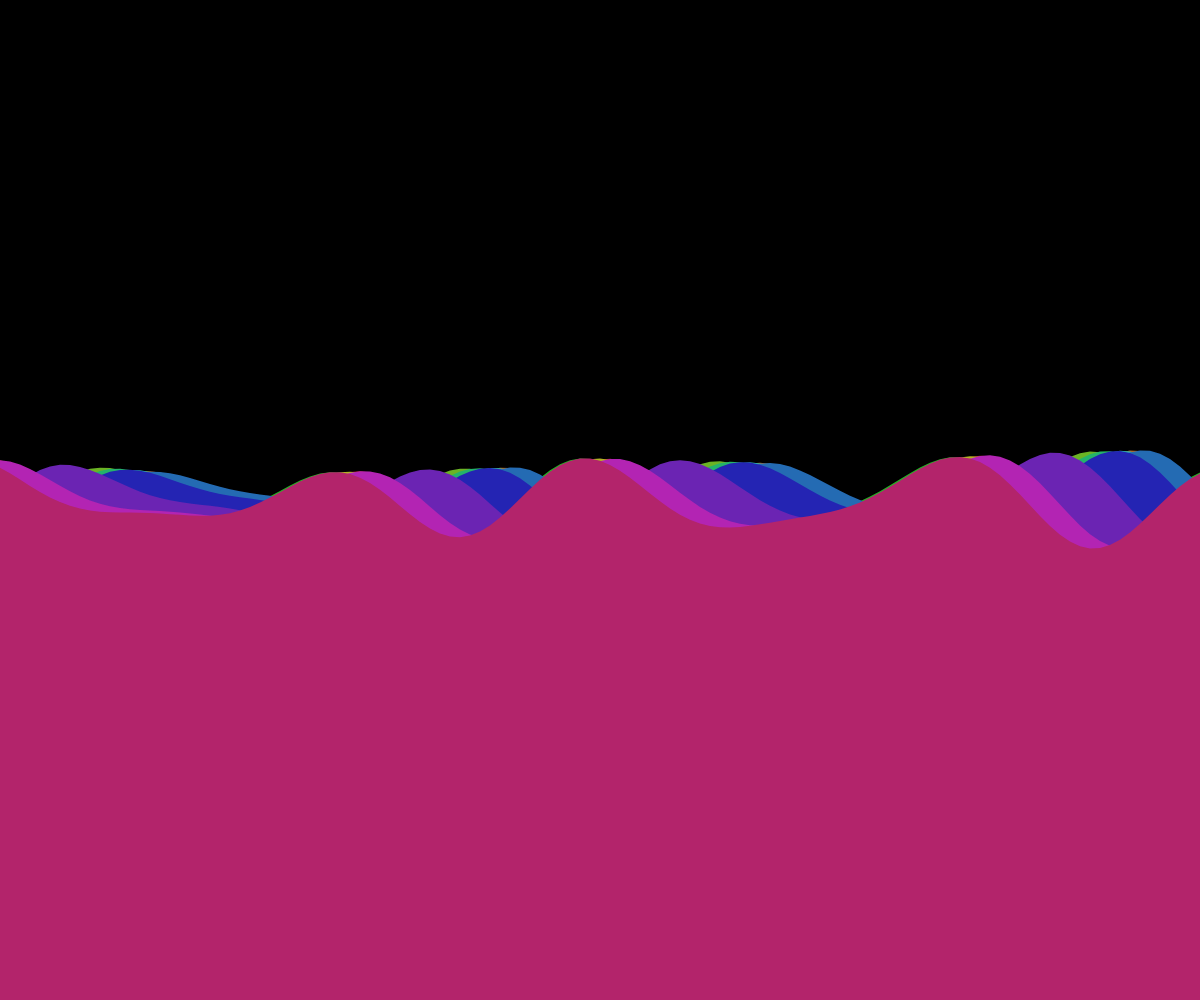
Frame 1 (no input)
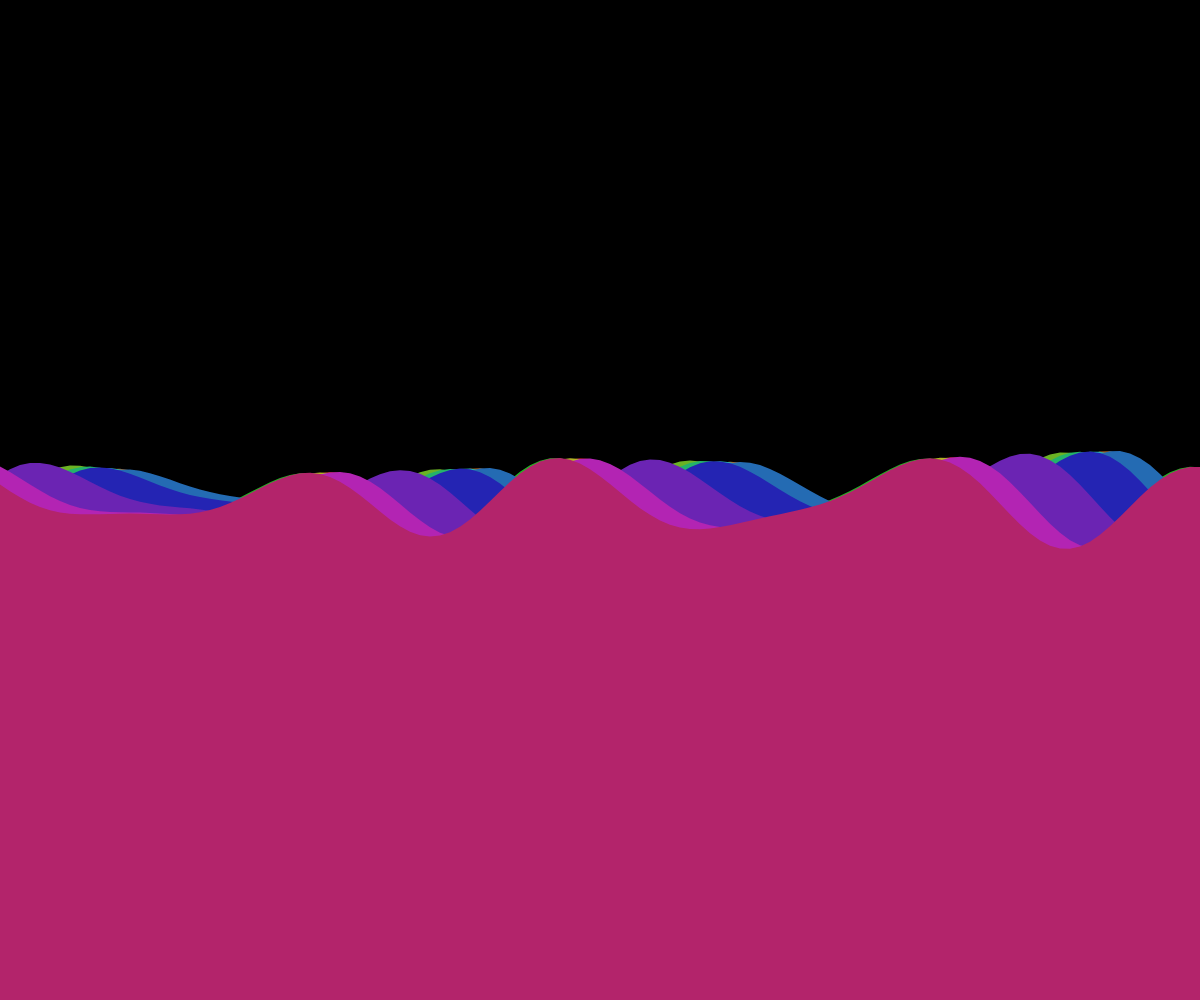
Frame 60 (no input)
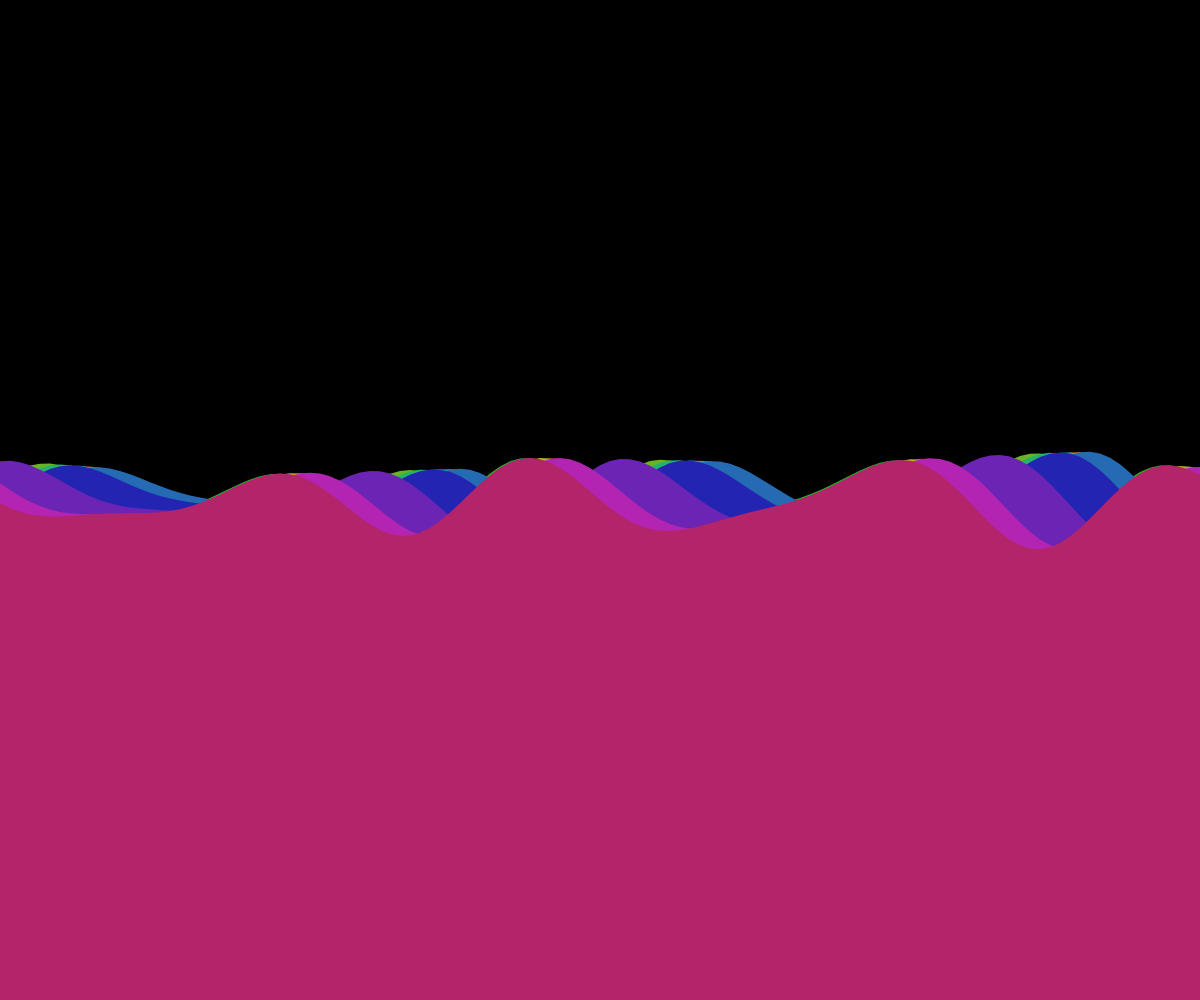
Frame 120 (the mouse pressed at the canvas centre since frame 60)

The p5.js sketch that drew these frames (run headless with seeded random() and noise() and a simulated clock; from frame 60 on, the mouse is pressed at the canvas centre):

// p5.js sketch
// ── sketch.js
let layers = [];
const numLayers = 12;
const waveSpeed = 0.01;
const waveAmplitude = 30;
const waveFrequency = 0.02;

function setup() {
  createCanvas(windowWidth, windowHeight);
  colorMode(HSB, 360, 100, 100, 1);
  
  // Create layers with different colors and opacities
  for (let i = 0; i < numLayers; i++) {
    layers.push({
      color: color(i * 30 % 360, 80, 70),
      opacity: map(i, 0, numLayers - 1, 0.2, 0.6),
      phase: random(TWO_PI)
    });
  }
}

function draw() {
  background(0);
  
  // Draw each layer with wave effect
  for (let i = 0; i < layers.length; i++) {
    const layer = layers[i];
    
    push();
    fill(layer.color, layer.opacity);
    noStroke();
    
    // Create wave pattern using sine functions
    beginShape();
    for (let x = 0; x <= width; x += 10) {
      // Apply multiple wave frequencies for complexity
      let y = height / 2 + 
              sin(x * waveFrequency + layer.phase) * waveAmplitude +
              sin(x * waveFrequency * 1.5 + layer.phase * 1.3) * waveAmplitude * 0.5 +
              sin(x * waveFrequency * 0.7 + layer.phase * 0.8) * waveAmplitude * 0.3;
      
      vertex(x, y);
    }
    
    // Close the shape to form a continuous layer
    vertex(width, height);
    vertex(0, height);
    endShape(CLOSE);
    
    pop();
    
    // Update phase for animation
    layers[i].phase += waveSpeed;
  }
}

function windowResized() {
  resizeCanvas(windowWidth, windowHeight);
}
